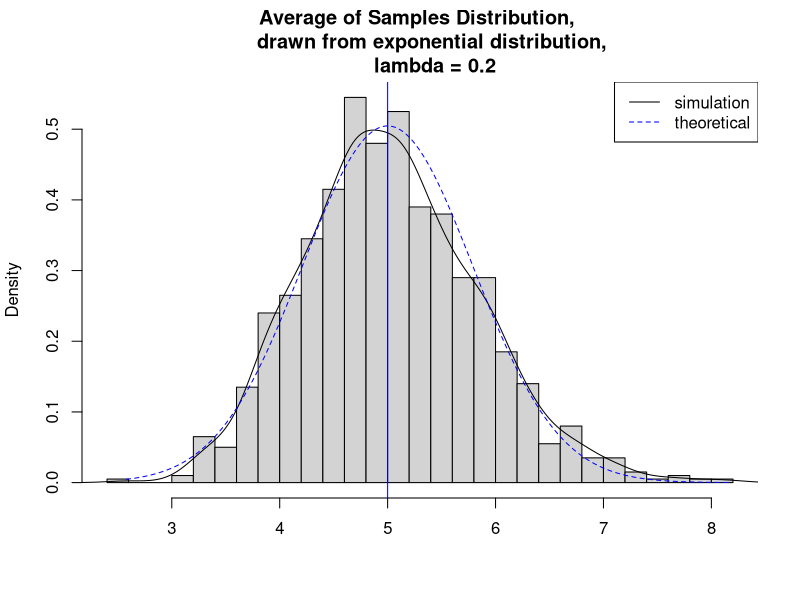
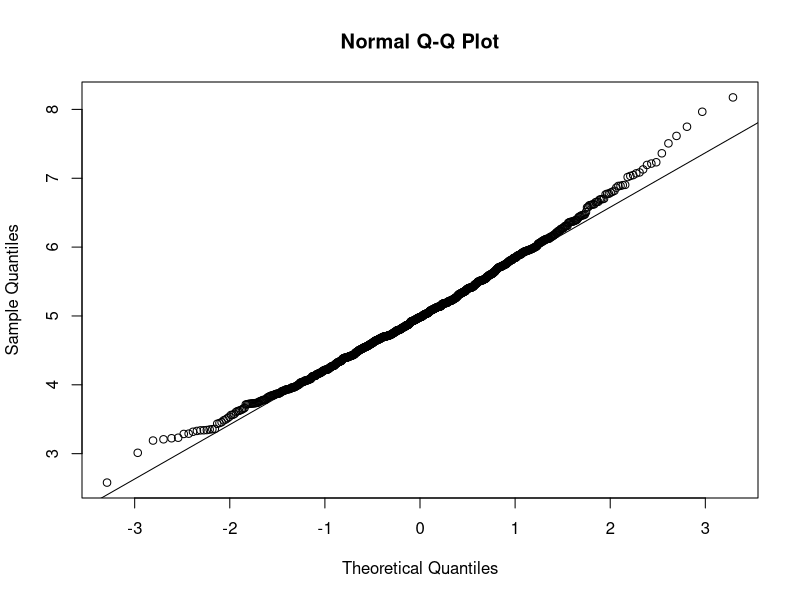
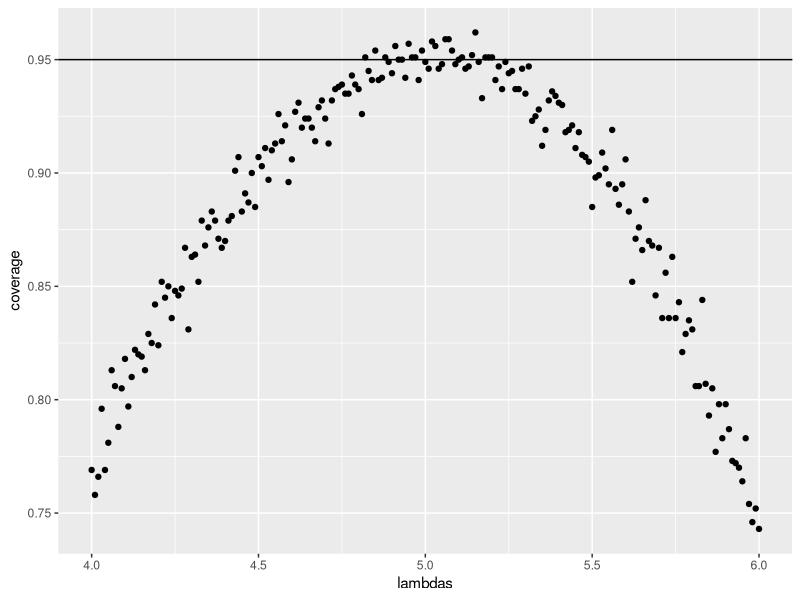

Write R code to recreate these figures, in order.
library(ggplot2)

#Seed setting. This way, every simulation will have the same results:
set.seed(4)
lambda <- 0.2
numSimulations <- 1000
sampSize <- 40

#Matrix where each row is a realization of the exponential distribution with parameter lambda
#and sampSize samples:
simulation <- matrix(rexp(numSimulations*sampSize, rate = lambda), numSimulations, sampSize)
#Calculating the mean for each simulation:
simMeans <- rowMeans(simulation)

#Histogram showing the distribution of sample means:
hist(simMeans,
     breaks = 20,
     prob = TRUE,
     main = "Average of Samples Distribution, 
     drawn from exponential distribution, 
     lambda = 0.2",
     xlab = "")
#Uniting the lines of the histogram for better visualization of the distribution:
lines(density(simMeans))
#Horizontal line indicating where the theoretical mean is (1/lambda):
abline(v = 1/lambda, col = "blue")

#Generating the expected normal distribution with mean 1/lambda:
x <- seq(min(simMeans), max(simMeans), length = numSimulations)
y <- dnorm(x, mean = 1/lambda, sd = 1/lambda/sqrt(sampSize))
lines(x, y, pch = 22, col = "blue", lty = 2)
legend('topright',c("simulation", "theoretical"), lty = c(1,2), col = c("black", "blue"))

#Using qqnorm to compare how close the simulated distribution is to the normal:
qqnorm(simMeans)
qqline(simMeans)

#Evaluating confidence interval:
#Lambda values interval that will be considered:
lambdas <- seq(4, 6, by = 0.01)
coverage <- NULL
#For each lambda in the interval:
for (i in 1:length(lambdas)){
    #numSimulations of sampSize of the original distribution:
     sim <- matrix(rexp(sampSize*numSimulations, rate= lambda), numSimulations, sampSize)
     mu <- rowMeans(sim)
     aux <- qnorm(0.975)*sqrt(1/lambda**2/sampSize)
     lower <- mu - aux
     upper <- mu + aux
     m <- mean(lower < lambdas[i] & upper > lambdas[i])
     coverage <- rbind(coverage, m)
}
qplot(lambdas, coverage) + geom_hline(yintercept = 0.95)